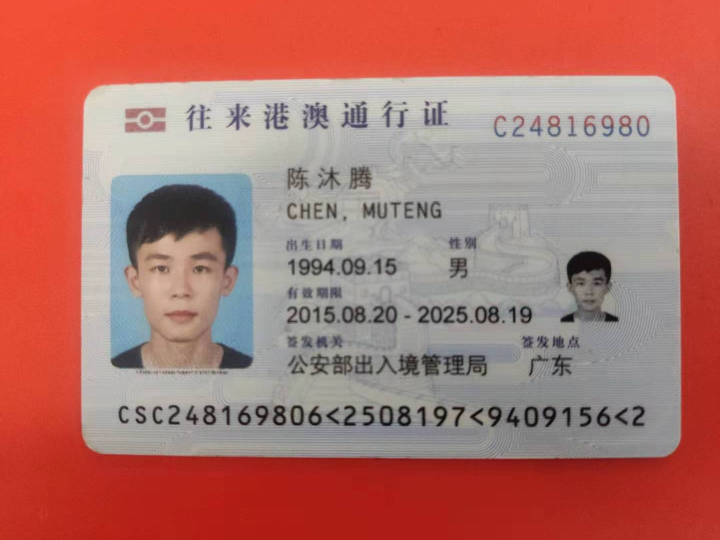
#> input picture c3.png, 1440 x 1080 px (shown at 1/2 size)
$ python match.py
#> lines starting #> are read from the running program, lines starting #| are printed output that depends on the picture
#> further down, image is the input picture: shape (1080, 1440, 3); mean B, G, R 106.9, 114.6, 176

import cv2
import numpy as np
def locater(image, source, num=0):
#> called with num = 1
    def resize(im, new_width):
        r = float(new_width) / im.shape[1]
        dim = (new_width, int(im.shape[0] * r))
        return cv2.resize(im, dim, interpolation=cv2.INTER_AREA)
    #width = 300
    #source = resize(source, new_width=width)
    #image = resize(image, new_width=width)

    hsv = cv2.cvtColor(image, cv2.COLOR_BGR2LUV)
#> hsv: shape (1080, 1440, 3); mean of channels 0, 1, 2 144.1, 130.6, 149.3
    image, u, v = cv2.split(hsv)
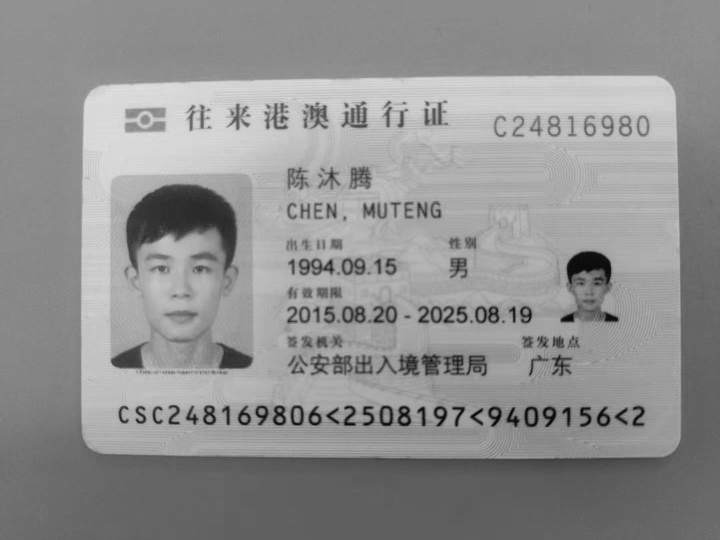
#> image: shape (1080, 1440) (shown at 1/2 size); min 0, max 224, mean 144.1
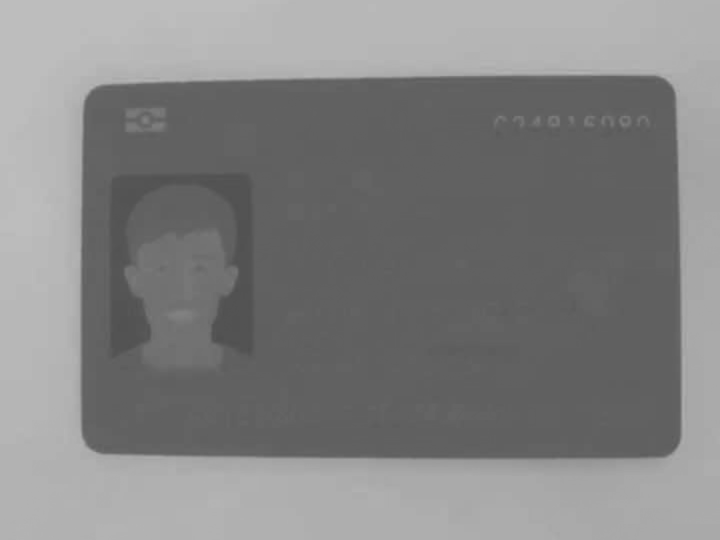
#> u: shape (1080, 1440) (shown at 1/2 size); min 78, max 189, mean 130.6
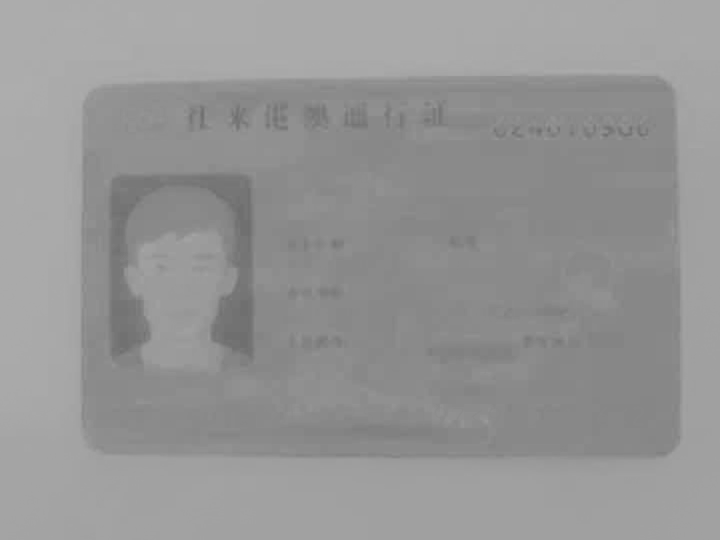
#> v: shape (1080, 1440) (shown at 1/2 size); min 107, max 173, mean 149.3

    hsv = cv2.cvtColor(source, cv2.COLOR_BGR2LUV)
    source, u, v = cv2.split(hsv)

    MIN_MATCH_COUNT = 10
    orb = cv2.ORB_create()
    kp1, des1 = orb.detectAndCompute(image, None)
#> kp1 = 500 keypoints; strongest (x, y, size): (844, 816, 77.1), (632, 836, 77.1), (842, 818, 92.6), (844, 817, 64.3)
    kp2, des2 = orb.detectAndCompute(source, None)
#> kp2 has the same summary as kp1

    flann = cv2.DescriptorMatcher_create(cv2.DescriptorMatcher_FLANNBASED)

    des1 = np.asarray(des1, dtype=np.float32)
    des2 = np.asarray(des2, dtype=np.float32)

    matches = flann.knnMatch(des1, des2, k=2)
#> matches = 500 matches

    # store all the good matches as per Lowe's ratio test
    good = []
    for m, n in matches:
        if m.distance < 0.7 * n.distance:
            good.append(m)
#> after the loop, good = 500 matches

    if len(good) >= MIN_MATCH_COUNT:
        src_pts = np.float32([kp1[m.queryIdx].pt for m in good]).reshape(-1, 1, 2)
#> src_pts = 500 rows, first 8: [892, 203], [1168, 823], [1109, 731], [852, 204], [1092, 852], [1231, 834], [781, 205], [690, 849]
        dst_pts = np.float32([kp2[m.trainIdx].pt for m in good]).reshape(-1, 1, 2)
#> dst_pts has the same summary as src_pts

        M, mask = cv2.findHomography(src_pts, dst_pts, cv2.RANSAC, 5.0)
#> M = [[1, -3.25e-15, 2.26e-12], [2.97e-16, 1, 4.99e-13], [2.49e-19, -4.47e-18, 1]]; mask = 500 values from 1 to 1
        matchesMask = mask.ravel().tolist()
#> matchesMask = 500 values from 1 to 1

        h,w = image.shape
#> h = 1080; w = 1440
        pts = np.float32([[0, 0], [0, h-1], [w-1, h-1], [w-1, 0]]).reshape(-1, 1, 2)
        dst = cv2.perspectiveTransform(pts, M)
#> dst = [[2.26e-12, 4.99e-13], [-1.24e-12, 1079], [1439, 1079], [1439, 9.27e-13]]
        source_bgr = cv2.cvtColor(source, cv2.COLOR_GRAY2BGR)
        img2 = cv2.polylines(source_bgr, [np.int32(dst)], True, (0,0,255), 3,
                             cv2.LINE_AA)
        cv2.imwrite("out"+str(num)+".jpg", img2)
    else:
        print("Not enough matches." + str(len(good)))
        matchesMask = None

    draw_params = dict(matchColor=(0, 255, 0), # draw matches in green color
                       singlePointColor=None,
                       matchesMask=matchesMask, # draw only inliers
                       flags=2)
#> draw_params = 4 items
    img3 = cv2.drawMatches(image, kp1, source, kp2, good, None, **draw_params)
#> img3: shape (1080, 2880, 3); mean of channels 0, 1, 2 136, 151.3, 136
    cv2.imwrite("ORB"+str(num)+".jpg", img3)

image = cv2.imread('c3.png')
source = cv2.imread('c3.png')
locater(source, image, num=1)

$ run again, with c1.png copied over c3.png
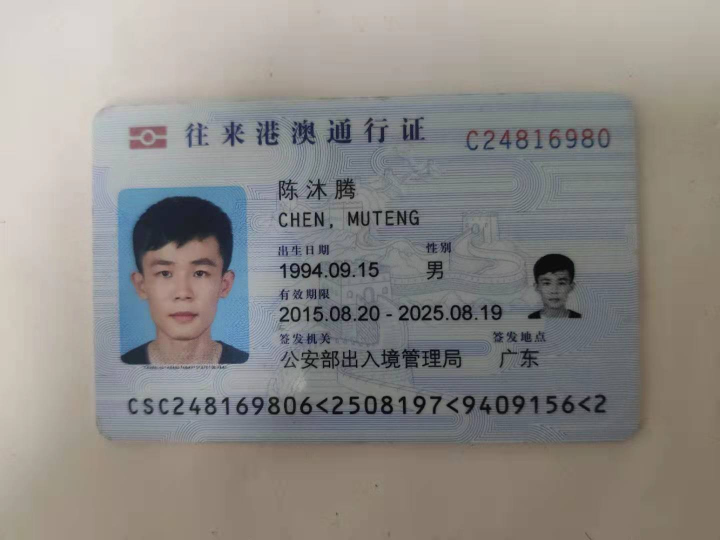
#> input picture c1.png, 1440 x 1080 px (shown at 1/2 size)
#> image is the input picture: shape (1080, 1440, 3); mean B, G, R 134.5, 137.7, 140.3
#> hsv: shape (1080, 1440, 3); mean of channels 0, 1, 2 145.3, 97.9, 138.9
#> image: shape (1080, 1440)
#> in locater, `image, u, v = cv2.split(hsv)`:
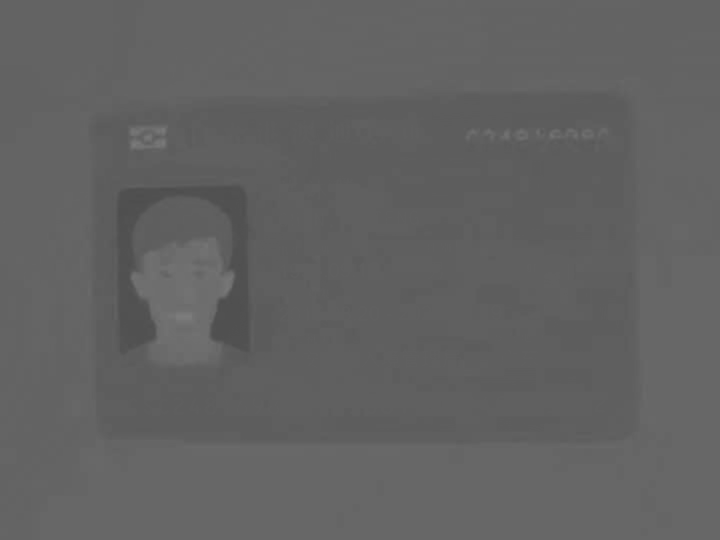
#> u: shape (1080, 1440) (shown at 1/2 size); min 77, max 125, mean 97.9
#> in locater, `image, u, v = cv2.split(hsv)`:
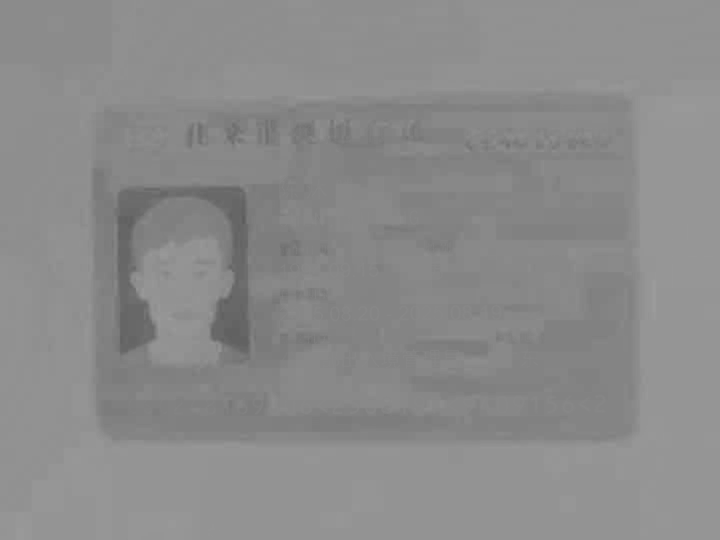
#> v: shape (1080, 1440) (shown at 1/2 size); min 91, max 156, mean 138.9
#> kp1 = 500 keypoints; strongest (x, y, size): (563, 365, 31), (589, 550, 53.6), (610, 533, 64.3), (560, 620, 31)
#> kp2 has the same summary as kp1
#> matches = 500 matches
#> src_pts = 500 rows, first 8: [701, 396], [560, 620], [631, 426], [593, 435], [645, 451], [595, 426], [718, 619], [684, 547]
#> dst_pts has the same summary as src_pts
#> M = [[1, -2.14e-15, 2.64e-12], [-6.55e-16, 1, 2.15e-12], [-1.17e-18, -3.29e-18, 1]]; mask = 500 values from 1 to 1
#> dst = [[2.64e-12, 2.15e-12], [3.24e-13, 1079], [1439, 1079], [1439, 1.21e-12]]
#> draw_params = 4 items
#> img3: shape (1080, 2880, 3); mean of channels 0, 1, 2 133.6, 157.9, 133.6

$ run again, with c4.png copied over c3.png
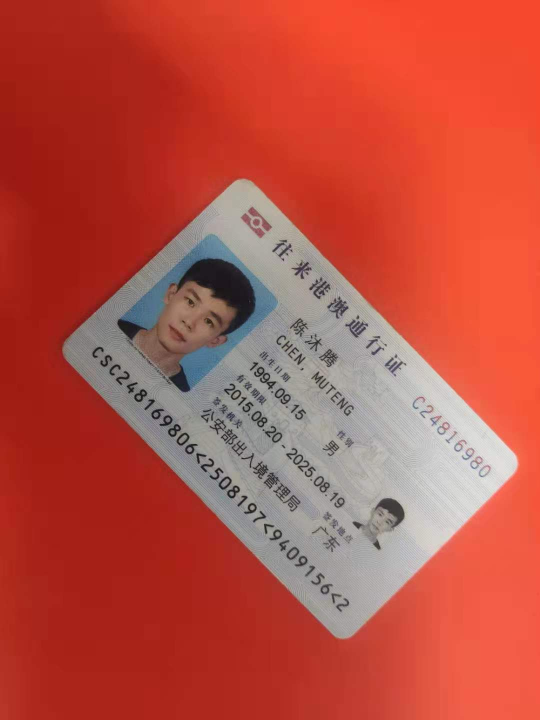
#> input picture c4.png, 1080 x 1440 px (shown at 1/2 size)
#> image is the input picture: shape (1440, 1080, 3); mean B, G, R 67.8, 80.6, 186.1
#> hsv: shape (1440, 1080, 3); mean of channels 0, 1, 2 126.8, 155.2, 157.7
#> in locater, `image, u, v = cv2.split(hsv)`:
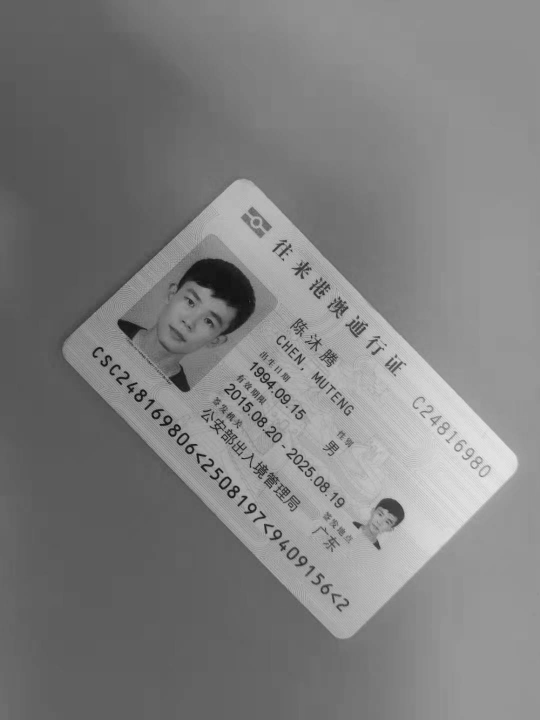
#> image: shape (1440, 1080) (shown at 1/2 size); min 4, max 239, mean 126.8
#> in locater, `image, u, v = cv2.split(hsv)`:
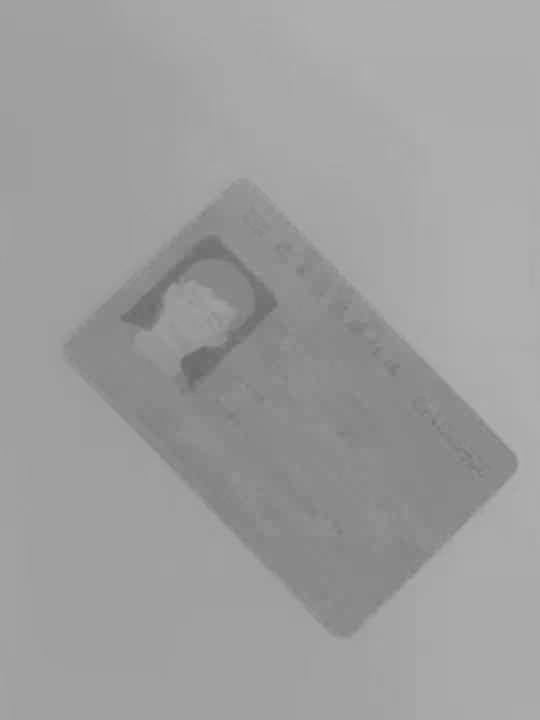
#> v: shape (1440, 1080) (shown at 1/2 size); min 102, max 176, mean 157.7
#> kp1 = 500 keypoints; strongest (x, y, size): (463, 988, 53.6), (471, 976, 44.6), (473, 874, 31), (472, 976, 53.6)
#> kp2 has the same summary as kp1
#> matches = 500 matches
#> src_pts = 500 rows, first 8: [553, 984], [455, 875], [452, 875], [471, 976], [517, 927], [730, 657], [450, 880], [473, 874]
#> dst_pts has the same summary as src_pts
#> M = [[1, -3.49e-15, 1.77e-12], [1.3e-15, 1, 2.46e-12], [2.28e-18, -5.99e-18, 1]]; mask = 500 values from 1 to 1
#> dst = [[1.77e-12, 2.46e-12], [-3.25e-12, 1439], [1079, 1439], [1079, 3.87e-12]]
#> draw_params = 4 items
#> img3: shape (1440, 2160, 3); mean of channels 0, 1, 2 111.6, 139.4, 111.6
